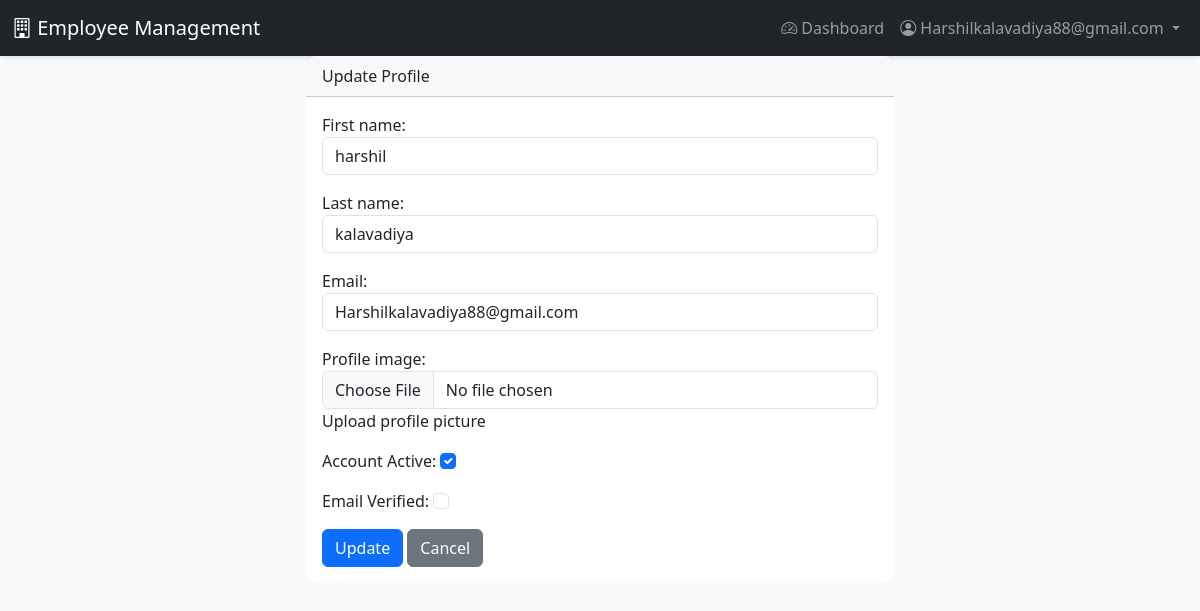
Before: /profile/update/ (signed in) with the older database file.
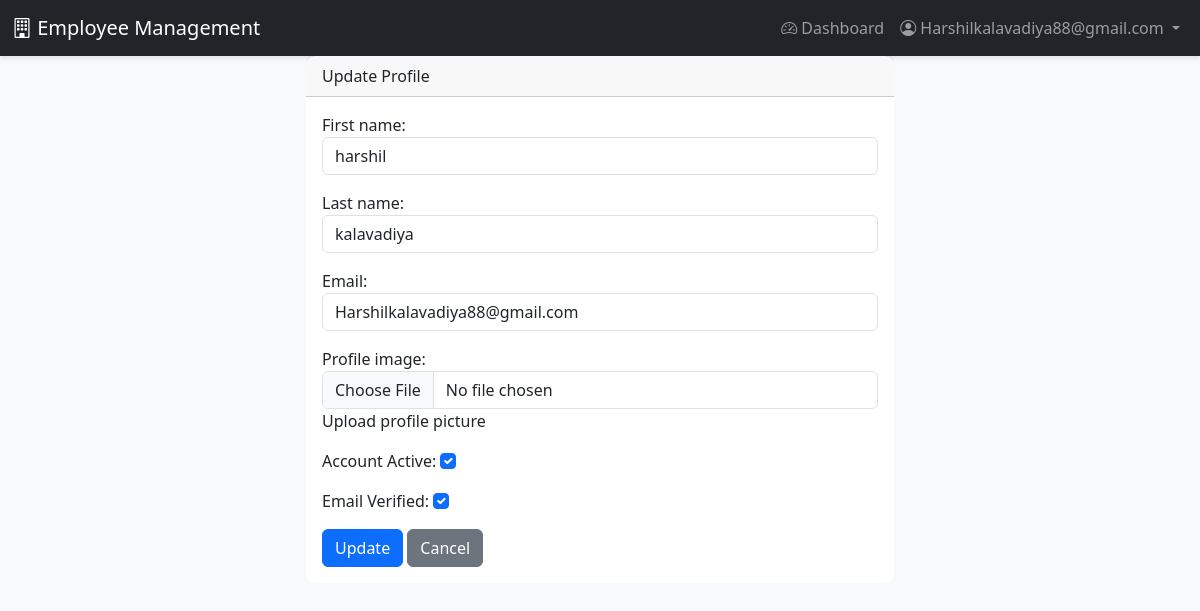
After: the same page with the newer database file.
### accounts/models.py (models this page shows, shortened)
class User(AbstractUser):
    ROLE_CHOICES = (
        ('EMPLOYEE', 'Employee'),
        ('PM', 'Project Manager'),
        ('ADMIN', 'Admin'),
    )
    username = None
    email = models.EmailField(unique=True)
    role = models.CharField(max_length=10, choices=ROLE_CHOICES, default='EMPLOYEE')
    profile_image = models.ImageField(upload_to='profiles/', null=True, blank=True)
    is_verified = models.BooleanField(default=False)
    verification_token = models.CharField(max_length=100, blank=True)
    created_by = models.ForeignKey('self', on_delete=models.SET_NULL, null=True, blank=True, related_name='created_users')
    USERNAME_FIELD = 'email'
    REQUIRED_FIELDS = []
    objects = UserManager()
    class Meta:
        db_table = 'users'
        verbose_name = 'User'
        verbose_name_plural = 'Users'

### accounts/views.py (the view)
# urls.py: path('profile/update/', views.profile_update, name='profile_update'),
@login_required
def profile_update(request):
    if request.method == 'POST':
        form = ProfileForm(request.POST, request.FILES, instance=request.user)
        if form.is_valid():
            form.save()
            messages.success(request, 'Profile updated successfully')
            return redirect('dashboard')
    else:
        form = ProfileForm(instance=request.user)
    return render(request, 'accounts/profile_form.html', {'form': form})

### accounts/templates/accounts/profile_form.html (shortened to what this page needs)
{% extends 'base.html' %}
{% block content %}
<div class="row justify-content-center">
    <div class="col-md-6">
        <div class="card">
            <div class="card-header">Update Profile</div>
            <div class="card-body">
                <form method="post" enctype="multipart/form-data">
                    {{ form.as_p }}
                    <button type="submit" class="btn btn-primary">Update</button>
                    <a href="{% url 'dashboard' %}" class="btn btn-secondary">Cancel</a>
                </form>
            </div>
        </div>
    </div>
</div>
{% endblock %}

### accounts/templates/base.html (shortened to what this page needs)
<!DOCTYPE html>
<html lang="en">
<head>
    <link href="https://cdn.jsdelivr.net/npm/bootstrap@5.3.0/dist/css/bootstrap.min.css" rel="stylesheet">
    <link rel="stylesheet" href="https://cdn.jsdelivr.net/npm/bootstrap-icons@1.11.0/font/bootstrap-icons.css">
</head>
<body>
    <nav class="navbar navbar-expand-lg navbar-dark bg-dark">
        <div class="container-fluid">
            <a class="navbar-brand" href="{% url 'dashboard' %}">
                <i class="bi bi-building"></i> Employee Management
            </a>
            {% if user.is_authenticated %}
                <div class="collapse navbar-collapse" id="navbarNav">
                    <ul class="navbar-nav ms-auto">
                        <li class="nav-item">
                            <a class="nav-link" href="{% url 'dashboard' %}">
                                <i class="bi bi-speedometer2"></i> Dashboard
                            </a>
                        </li>
                        <li class="nav-item dropdown">
                            <a class="nav-link dropdown-toggle" href="#" id="navbarDropdown" role="button" data-bs-toggle="dropdown">
                                <i class="bi bi-person-circle"></i> {{ user.email }}
                            </a>
                        </li>
                    </ul>
                </div>
            {% endif %}
        </div>
    </nav>
    <main>
        {% block content %}{% endblock %}
    </main>
</body>
</html>

Changed rows visible on the page:
changed User "Harshilkalavadiya88@gmail.com": is_verified "☐" → "☑"
